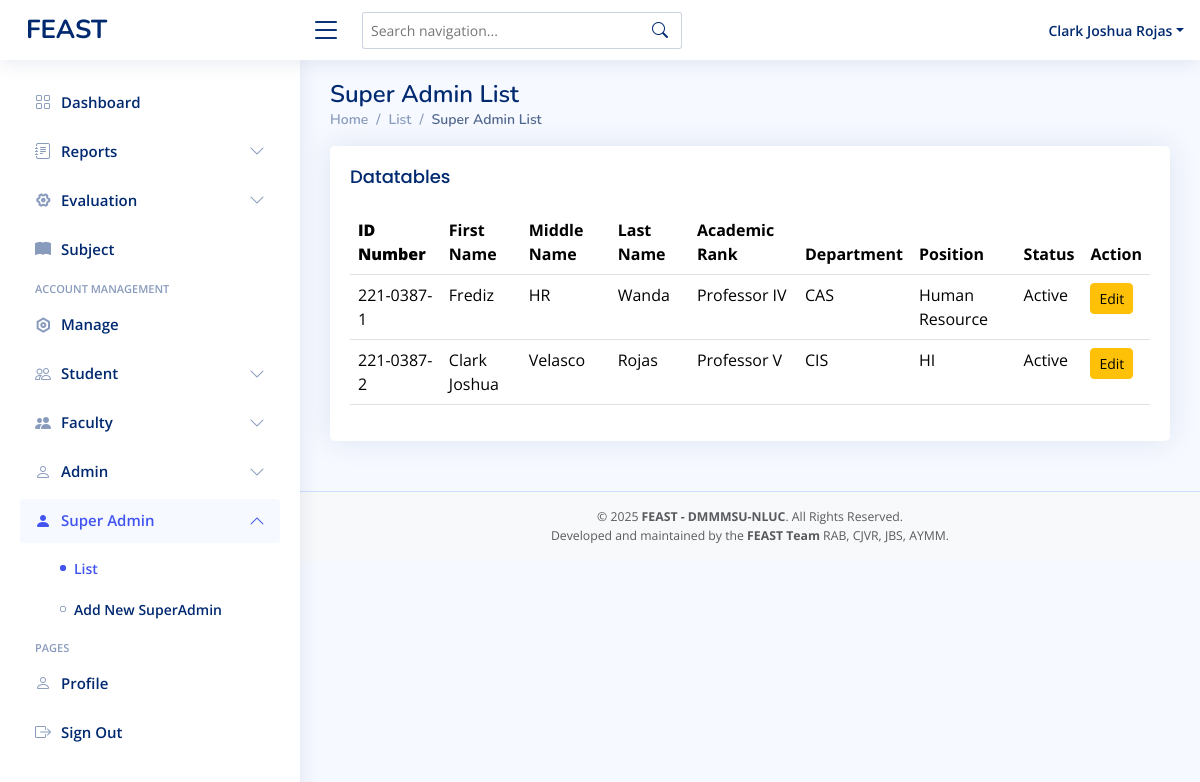
/superadmin-superadminlist.php (signed in), run on an earlier commit of the app's database.
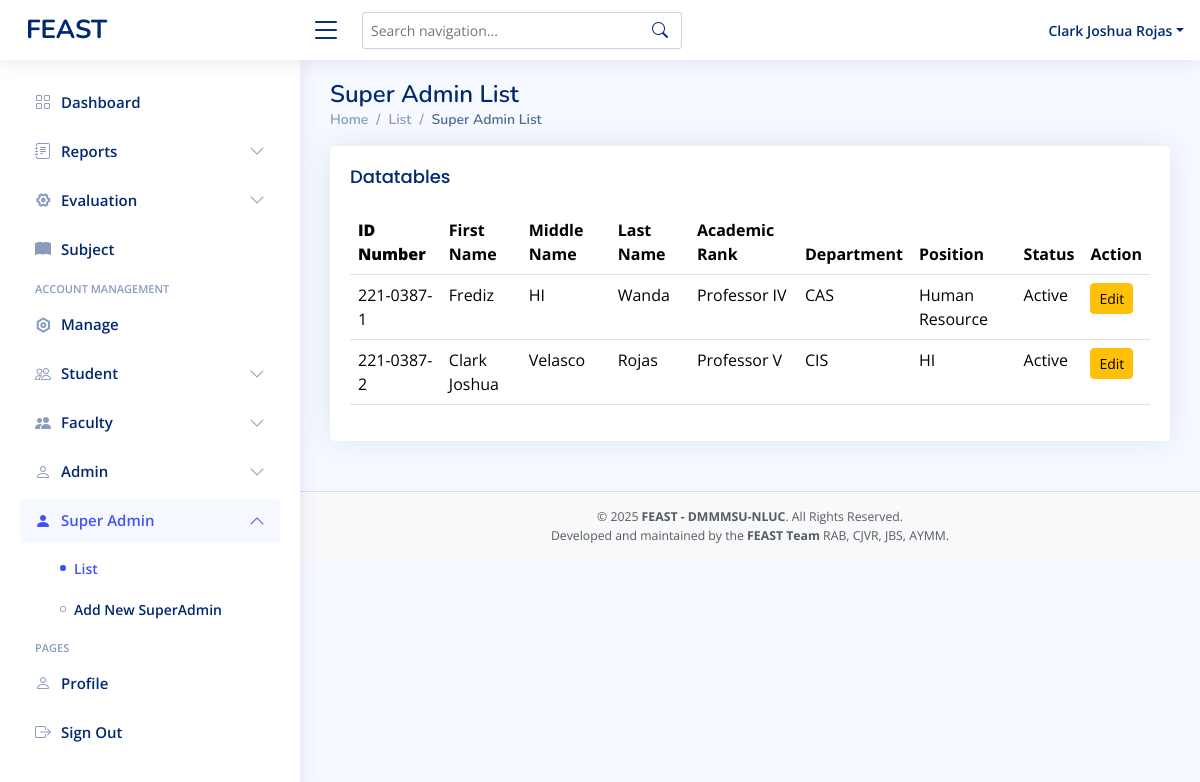
And on a later commit of the database.
### tables this page shows
CREATE TABLE `superadmin` (
  `idnumber` varchar(111) NOT NULL,
  `first_name` varchar(255) NOT NULL,
  `mid_name` varchar(255) NOT NULL,
  `last_name` varchar(255) NOT NULL,
  `password` varchar(255) NOT NULL,
  `role` varchar(255) NOT NULL DEFAULT 'superadmin',
  `department` varchar(255) DEFAULT NULL,
  `faculty_rank` varchar(255) DEFAULT NULL,
  `position` varchar(255) NOT NULL,
  `status` varchar(11) DEFAULT 'active',
  `faculty` enum('Yes','No') DEFAULT 'No'
);

### superadmin-superadminlist.php (the view, shortened to what this page needs)
<?php
include 'conn/conn.php';
$query = "SELECT * FROM superadmin ";
$result = mysqli_query($conn, $query);
?>
<!DOCTYPE html>
<html lang="en">
<head>
  <?php include 'head.php' ?>
</head>
<body>
  <?php include 'superadmin-header.php' ?>
  <?php include 'superadmin-sidebar.php' ?>
  <main id="main" class="main">
    <div class="pagetitle">
      <h1>Super Admin List</h1>
      <nav>
        <ol class="breadcrumb">
          <li class="breadcrumb-item"><a href="index.html">Home</a></li>
          <li class="breadcrumb-item">List</li>
          <li class="breadcrumb-item active">Super Admin List</li>
        </ol>
      </nav>
    </div>
    <section class="section">
      <div class="row">
        <div class="col-lg-12">
          <div class="card">
            <div class="card-body table-responsive">
              <h5 class="card-title">Datatables</h5>
              <table class="table datatable">
                <thead>
                  <tr>
                    <th>
                      <b>ID Number</b>
                    </th>
                    <th>First Name</th>
                    <th>Middle Name</th>
                    <th>Last Name</th>
                    <th>Academic Rank</th>
                    <th>Department</th>
                    <th>Position</th>
                    <th>Status</th>
                    <th>Action</th>
                  </tr>
                </thead>
                <tbody>
                  <tr>
                    <?php
                    while ($row = mysqli_fetch_assoc($result)) {
                    ?>
                      <td class="text-capitalize"><?php echo $row['idnumber']; ?></td>
                      <td class="text-capitalize"><?php echo $row['first_name']; ?></td>
                      <td class="text-capitalize"><?php echo $row['mid_name']; ?></td>
                      <td class="text-capitalize"><?php echo $row['last_name']; ?></td>
                      <td class="text-capitalize"><?php echo $row['faculty_rank']; ?></td>
                      <td class="text-capitalize"><?php echo $row['department']; ?></td>
                      <td class="text-capitalize"><?php echo $row['position']; ?></td>
                      <td class="text-capitalize"><?php echo $row['status']; ?></td>
                      <td>
                        <a href="superadmin-editsuperadmin.php?id=<?php echo $row['idnumber']; ?>" class="btn btn-warning btn-sm">Edit</a>
                  </tr>
                <?php
                    }
                ?>
                </tbody>
              </table>
            </div>
          </div>
        </div>
      </div>
    </section>
  </main>
  <?php include 'footer.php'?>
</body>
</html>

What changed in the data, as far as the page shows it:
changed superadmin "Frediz": mid_name "HR" → "HI"
